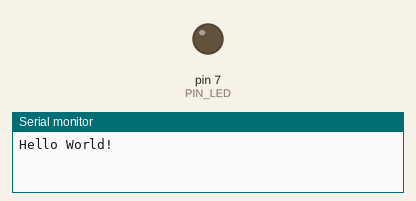
Bench run of a sketch on a simulated Arduino Uno, built with avr-gcc and run on an emulated ATmega328P. Parts: output pins drawn as LEDs (lit = HIGH), the last lines printed to the serial monitor. At 2.1 s the program stops and its outputs stay as they are.

Above: at 0.1 s.
At 2.1 s:
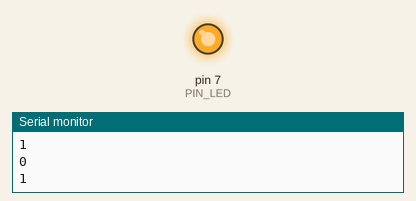
Timing chart, 0 to 3.6 s (numbered marks = the images above):
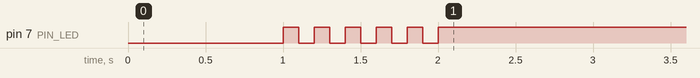

The sketch:

05_practice_2.ino
```cpp
#define PIN_LED 7
unsigned int count, toggle;

void setup() {
    pinMode(PIN_LED, OUTPUT);
    Serial.begin(115200); //Initialize serial port
    while (!Serial) {
      ; // wait for serial port to connect.
    }
    Serial.println("Hello World!");
    count = toggle = 0;
    digitalWrite(PIN_LED, toggle); //update LED status.
    delay(1000); //wait for 1,000 milliseconds
    Serial.println(++count);
    toggle = toggle_state(count); //toggle LED value.
    digitalWrite(PIN_LED, toggle); //update LED status.
    delay(100);
    Serial.println(--count);
    toggle = toggle_state(count); //toggle LED value.
    digitalWrite(PIN_LED, toggle); //update LED status.
    delay(100);
    Serial.println(++count);
    toggle = toggle_state(count); //toggle LED value.
    digitalWrite(PIN_LED, toggle); //update LED status.
    delay(100);
    Serial.println(--count);
    toggle = toggle_state(count); //toggle LED value.
    digitalWrite(PIN_LED, toggle); //update LED status.
    delay(100);
    Serial.println(++count);
    toggle = toggle_state(count); //toggle LED value.
    digitalWrite(PIN_LED, toggle); //update LED status.
    delay(100);
    Serial.println(--count);
    toggle = toggle_state(count); //toggle LED value.
    digitalWrite(PIN_LED, toggle); //update LED status.
    delay(100);
    Serial.println(++count);
    toggle = toggle_state(count); //toggle LED value.
    digitalWrite(PIN_LED, toggle); //update LED status.
    delay(100);
    Serial.println(--count);
    toggle = toggle_state(count); //toggle LED value.
    digitalWrite(PIN_LED, toggle); //update LED status.
    delay(100);
    Serial.println(++count);
    toggle = toggle_state(count); //toggle LED value.
    digitalWrite(PIN_LED, toggle); //update LED status.
    delay(100);
    Serial.println(--count);
    toggle = toggle_state(count); //toggle LED value.
    digitalWrite(PIN_LED, toggle); //update LED status.
    delay(100);
    Serial.println(++count);
    toggle = toggle_state(count); //toggle LED value.
    digitalWrite(PIN_LED, toggle); //update LED status.
    delay(100);
}

void loop() {
    while(1) {}
}
int toggle_state(int toggle) {
  return toggle;
}
```
